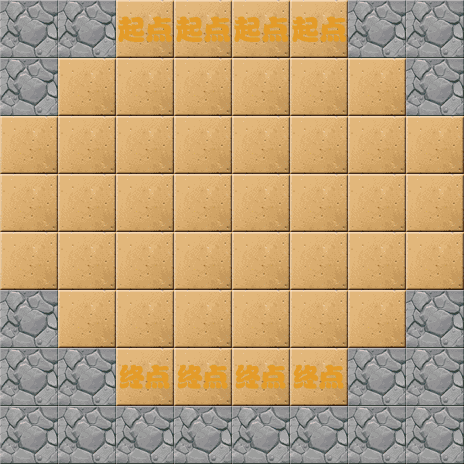

This game map was drawn from its Tiled (.tmx) file and the tilesets committed beside it. A one-line description and the trimmed map source follow:
An orthogonal 8x8 tile map with 58x58 px tiles, 8 tile layers (1-layer, 2-layer, 3-layer, 4-layer, ...).

<map version="1.0" orientation="orthogonal" renderorder="right-down" width="8" height="8" tilewidth="58" tileheight="58">
 <tileset firstgid="1" name="backgroundBlock" tilewidth="58" tileheight="58">
  <image source="backgroundBlock.png" width="348" height="870" />
 </tileset>
 <layer name="1-layer" width="8" height="8">
  <data>[64 cells, 47 non-empty, 1 distinct tile ids]</data>
 </layer>
 <layer name="2-layer" width="8" height="8">
  <data>[64 cells, 54 non-empty, 5 distinct tile ids]</data>
 </layer>
 <layer name="3-layer" width="8" height="8">
  <data>[64 cells, 56 non-empty, 2 distinct tile ids]</data>
 </layer>
 <layer name="4-layer" width="8" height="8">
  <data>[64 cells, 55 non-empty, 1 distinct tile ids]</data>
 </layer>
 <layer name="5-layer" width="8" height="8">
  <data>[64 cells, 57 non-empty, 1 distinct tile ids]</data>
 </layer>
 <layer name="6-layer" width="8" height="8">
  <data>[64 cells, 41 non-empty, 2 distinct tile ids]</data>
 </layer>
 <layer name="7-layer" width="8" height="8">
  <data>[64 cells, 63 non-empty, 1 distinct tile ids]</data>
 </layer>
 <layer name="8-layer" width="8" height="8">
  <data>[64 cells, 63 non-empty, 3 distinct tile ids]</data>
 </layer>
</map>
